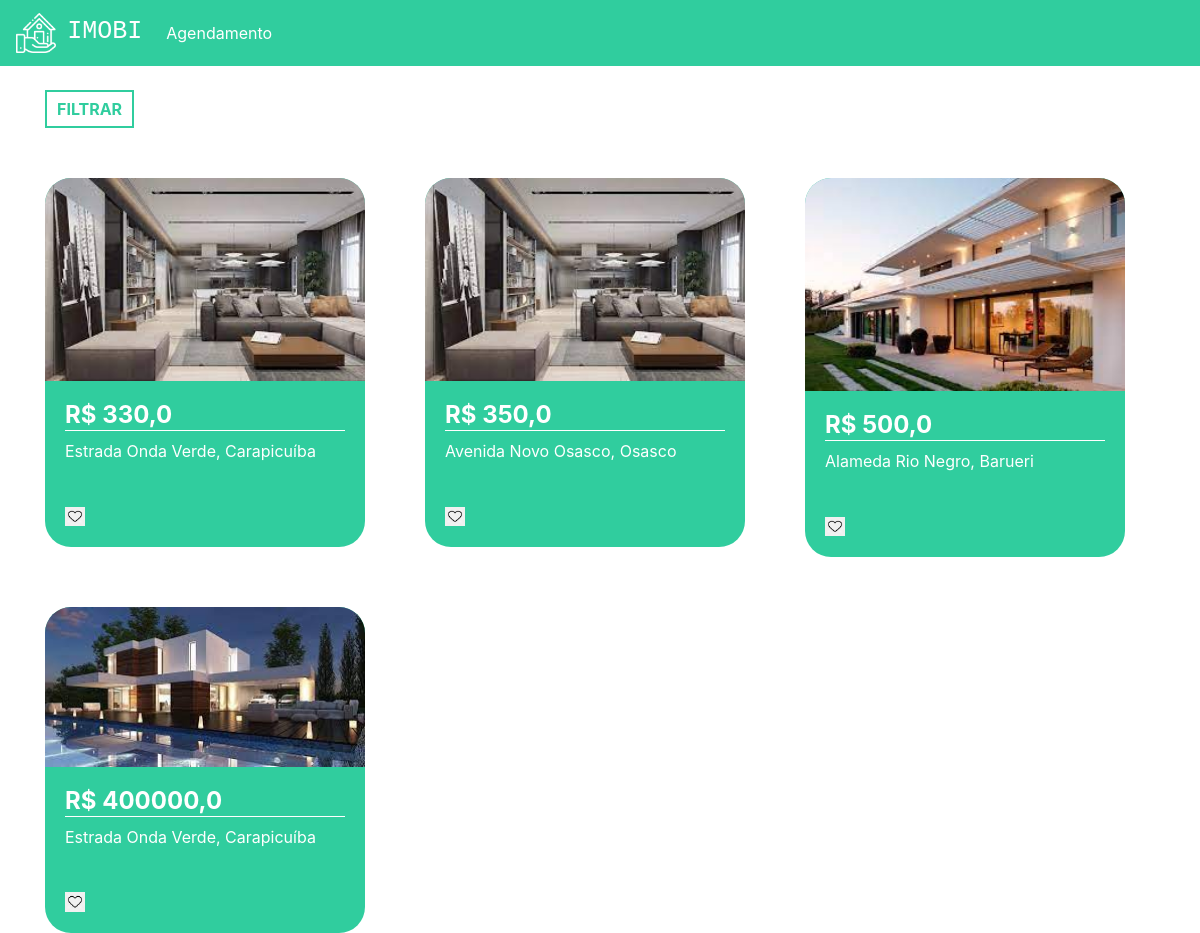
The app's page / (signed in) with its own data.
### plataforma/models.py (models this page shows, shortened)
class Imovei(models.Model):
    choices = (('V', 'Venda'),
               ('A', 'Aluguel'))
    choices_imovel = (('A', 'Apartamento'),
                      ('C', 'Casa'))
    imagens = models.ManyToManyField(Imagem)
    valor = models.FloatField()
    quartos = models.IntegerField()
    tamanho = models.FloatField()
    cidade = models.ForeignKey(Cidade, on_delete=models.DO_NOTHING)
    rua = models.CharField(max_length=50)
    tipo = models.CharField(max_length=1, choices=choices)
    tipo_imovel = models.CharField(max_length=1, choices=choices_imovel)
    numero = models.IntegerField()
    descricao = models.TextField()
    dias_visita = models.ManyToManyField(DiasVisita)
    horarios = models.ManyToManyField(Horario)

class Imagem(models.Model):
    img = models.ImageField(upload_to='img')

class Cidade(models.Model):
    nome = models.CharField(max_length=30)
    def __str__(self) -> str:
        return self.nome

### plataforma/views.py (the view)
# urls.py: 2. Add a URL to urlpatterns:  path('', views.home, name='home')
@login_required(login_url='/auth/logar/')
def home(request):
    preco_minimo = request.GET.get('preco_minimo')
    preco_maximo = request.GET.get('preco_maximo')
    cidade = request.GET.get('cidade')
    tipo = request.GET.getlist('tipo')
    cidades = Cidade.objects.all()
    if preco_minimo or preco_maximo or cidade or tipo:
        if not preco_minimo:
            preco_minimo = 0
        if not preco_maximo:
            preco_maximo = 999999999
        if not tipo:
            tipo = ['A', 'C']
        imoveis = Imovei.objects.filter(valor__gte=preco_minimo)\
        .filter(valor__lte=preco_maximo)\
        .filter(tipo_imovel__in=tipo).filter(cidade=cidade)
    else:
        imoveis = Imovei.objects.all()
    return render(request, 'home.html', {'imoveis': imoveis, 'cidades': cidades})

### plataforma/templates/home.html (shortened to what this page needs)
{% extends 'base.html' %}
{% load static %}
{% block 'head' %}
<link rel="stylesheet" href="{% static 'plataforma/css/home.css' %}">
{% endblock  %}
{% block 'body' %}
<div class="container">
  <br>
  <button type="button" class="btn_filtrar" data-toggle="modal"
	 data-target="#exampleModal">
    FILTRAR
  </button>
  <div class="row">
    {% for imovel in imoveis %}
        <div class="col-md cont">
          <div class="card_imovel">
            <img class="img_capa_imovel" src="{{imovel.imagens.all.0.img.url}}">
            <div class="informacoes_imoveis">
              <a class="a_none" href="{% url 'imovel' imovel.id %}"><h4 class="valor">R$ {{imovel.valor}}</h4></a>
              <p>{{imovel.rua}}, {{imovel.cidade}}</p>
              <br>
              <img width="7%" src="{% static 'plataforma/img/heart.png' %}">
            </div>
          </div>
        </div>
    {% endfor %}
  </div>
</div>
{% endblock %}

### templates/base.html (shortened to what this page needs)
{% load static %}
<!doctype html>
<html lang="pt-BR">
  <head>
    {% block 'head' %}{% endblock  %}
    <link rel="stylesheet" href="https://cdn.jsdelivr.net/npm/bootstrap@4.6.1/dist/css/bootstrap.min.css">
  </head>
  <body>
    {% if user.is_authenticated %}
    <nav class="navbar navbar-expand-lg navbar-dark bg_navbar">
      <a class="navbar-brand" href="{% url 'home' %}">
        <img width="40" src="{% static 'autenticacao/img/logo.png' %}">
            &nbsp<h3 class="font_logo">IMOBI</h3></a>
      <div class="collapse navbar-collapse" id="navbarNav">
        <ul class="navbar-nav">
          <li class="nav-item active">
            <a class="nav-link" href="{% url 'agendamentos' %}">Agendamento</a>
          </li>
        </ul>
      </div>
    </nav>
  {% endif %}
    {% block 'body' %}{% endblock  %}
  </body>
</html>

### templates/static/plataforma/css/home.css (style rules this page uses)
.bg_navbar { background-color: #30CD9E; }
.font_logo { font-family: 'Courier New', Courier, monospace; font-size: 25px; display: inline; }
.card_imovel { background-color: #30CD9E; width: 20rem; margin-top: 50px; border-radius: 26px; }
.img_capa_imovel { width: 100%; border-top-left-radius: 26px; border-top-right-radius: 26px; }
.informacoes_imoveis { padding: 20px; color: white; }
.valor { font-weight: bold; border-bottom: 1px solid white; }
.btn_filtrar { border: none; background-color: transparent; border: 2px solid #30CD9E; color: #30CD9E; padding: 5px 10px 5px 10px; font-weight: bold; }
.a_none { color: white; }

### records on screen
Imovei: imagens.all.0.img (picture), valor "330,0", rua "Estrada Onda Verde", cidade "Carapicuíba"
Imovei: imagens.all.0.img (picture), valor "350,0", rua "Avenida Novo Osasco", cidade "Osasco"
Imovei: imagens.all.0.img (picture), valor "500,0", rua "Alameda Rio Negro", cidade "Barueri"
Imovei: imagens.all.0.img (picture), valor "400000,0", rua "Estrada Onda Verde", cidade "Carapicuíba"
